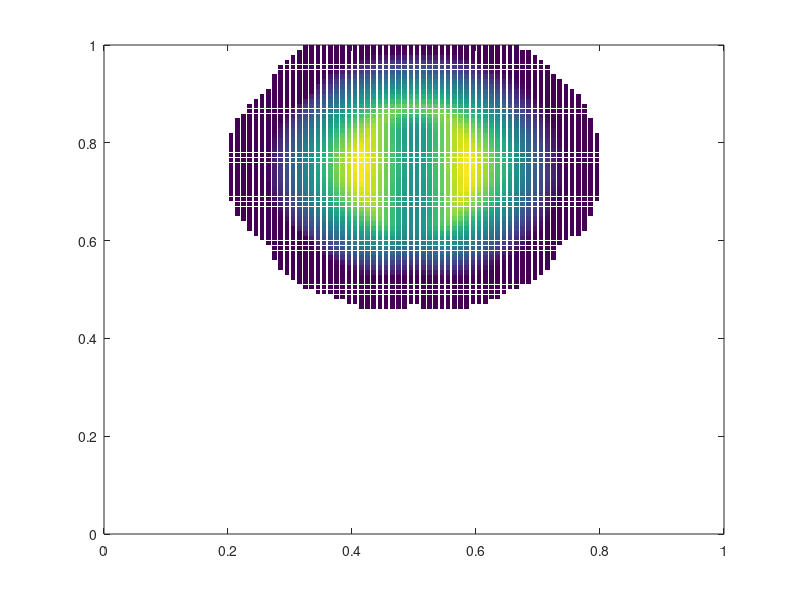

Recreate this plot in MATLAB.
%a=load('A5.dat');
%scatter(a(:,1), a(:,2),11,'filled', 's','k')
%xlim([0,1])
%ylim([0,1])
%axis square
%box on

a=load('X5.dat');
scatter(a(:,1), a(:,2),11,a(:,3),'filled', 's')
xlim([0,1])
ylim([0,1])
box on